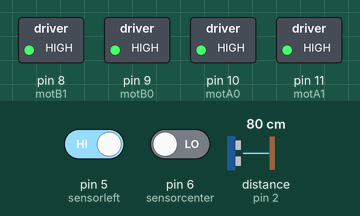
This sketch was run on a simulated Arduino Uno, built with avr-gcc and run on an emulated ATmega328P. On the bench: switched loads named in the sketch (green lamp = pin HIGH). Wiring (inferred from the names in the program): ultrasonic range finder: trigger pin 3; echo pin 2. Dashed ring = blinking. Inputs (shaded band) come from the test bench; at power-on: distance to the obstacle (sensor on pin 2) 80 cm, pin 5 (sensorleft) HIGH, pin 6 (sensorcenter) LOW. The echo pulse lasts 58.3 µs per cm; pins used as bus, display or sensor lines are not drawn.

Above: at 3.0 s.
3.1 s: distance to the obstacle (sensor on pin 2) set to 2 cm
At 6.0 s:
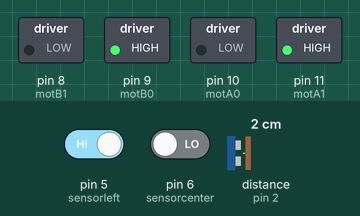
8.1 s: distance to the obstacle (sensor on pin 2) set to 35 cm
At 9.16 s:
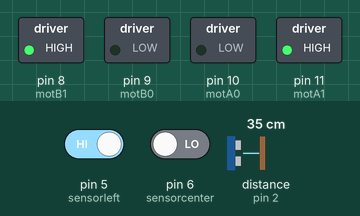
11.6 s: distance to the obstacle (sensor on pin 2) set to 4 cm
Timing chart, 0 to 21.1 s (numbered marks = the images above; inputs shaded):
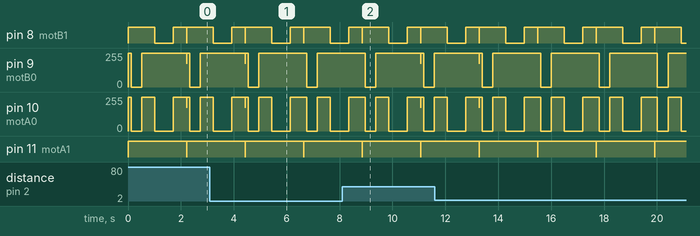

The sketch:

SumoAutonomoFondoNegro.ino
```cpp
//Sumo Autonomo Fondo Negro
int motA0=10; // Pines para control de motores
int motA1=11;
int motB0=9;
int motB1=8;

int sensorleft = 5; //Sensores de linea
int sensorcenter = 6;
int sensorright = 7;

int echo=2; //Sensor de obstaculos
int triger=3;

int vel = 175  ;

void setup()
{
  pinMode(sensorleft,INPUT);
  pinMode(sensorcenter,INPUT);
  pinMode(sensorright,INPUT);

  pinMode(motA0,OUTPUT);
  pinMode(motA1,OUTPUT);
  pinMode(motB0,OUTPUT);
  pinMode(motB1,OUTPUT);

  pinMode(echo,INPUT);
  pinMode(triger,OUTPUT);
  digitalWrite(triger,LOW);

  digitalWrite(motA0,LOW);
  digitalWrite(motA1,LOW);
  digitalWrite(motB0,LOW);
  digitalWrite(motB1,LOW);
}

void loop()
{
  if(distancia()<=20)
  {
    if(digitalRead(sensorleft)==0 || digitalRead(sensorcenter)==0 || digitalRead(sensorright)==0)//Cambiar los "0" por "1" para fondo blanco
    {
      alto();
      delay(100);
      atras();
      delay(400);
      alto();
      delay(500);
      derecha();
      delay(700);
      alto();
      delay(500);
      adelante();
    }
    else
    {
      adelante();
    }
  }

 else
  {
    if(digitalRead(sensorleft)==0 || digitalRead(sensorcenter)==0 || digitalRead(sensorright)==0)//Cambiar los "0" por "1" para fondo blanco
    {
      alto();
      delay(100);
      atras();
      delay(400);
      alto();
      delay(500);
      derecha();
      delay(700);
      alto();
      delay(500);
      adelanteLento();
    }
   else
    {
      adelanteLento();
    }
  }

}


long distancia()
{

  long t;
  long d;

  digitalWrite(triger, HIGH);
  delayMicroseconds(10);
  digitalWrite(triger, LOW);

  t = pulseIn(echo, HIGH);
  d = t/59;

  delay(10);
  return d;
}

void adelante()
{
  digitalWrite(motA0, HIGH);
  digitalWrite(motA1, LOW);
  digitalWrite(motB0, HIGH);
  digitalWrite(motB1, LOW);
}

void adelanteLento()
{
  analogWrite(motA0, vel);
  digitalWrite(motA1, LOW);
  analogWrite(motB0, vel);
  digitalWrite(motB1, LOW);
}

void atras()
{
  digitalWrite(motA0, LOW);
  digitalWrite(motA1, HIGH);
  digitalWrite(motB0, LOW);
  digitalWrite(motB1, HIGH);
}

void izquierda()  //Giro a la izquierda
{
  digitalWrite(motA0,HIGH);
  digitalWrite(motA1,LOW);
  digitalWrite(motB0,LOW);
  digitalWrite(motB1,HIGH);
}

void derecha()  //Giro a la derecha
{
  digitalWrite(motA0,LOW);
  digitalWrite(motA1,HIGH);
  digitalWrite(motB0,HIGH);
  digitalWrite(motB1,LOW);
}

void alto() //Paro total
{
  digitalWrite(motA0,HIGH);
  digitalWrite(motA1,HIGH);
  digitalWrite(motB0,HIGH);
  digitalWrite(motB1,HIGH);
}
```

Measured:
- by itself, pin 8 (motB1): repeats every 2.2 s: HIGH 0.50 s, LOW 0.01 s, HIGH 1.0 s, LOW 0.70 s
- by itself, pin 11 (motA1): alternates HIGH for 2.2 s and LOW for 0.01 s
